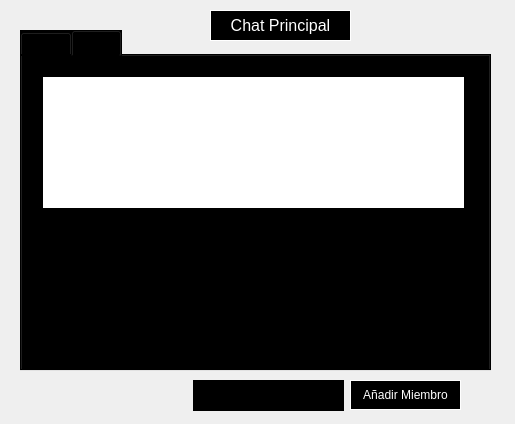
<?xml version="1.0" encoding="UTF-8"?>
<ui version="4.0">
 <class>Frame</class>
 <widget class="QFrame" name="Frame">
  <property name="geometry">
   <rect>
    <x>0</x>
    <y>0</y>
    <width>515</width>
    <height>424</height>
   </rect>
  </property>
  <property name="windowTitle">
   <string>Main Chat</string>
  </property>
  <property name="styleSheet">
   <string notr="true">background-image: url(:/Background/chatbackground.jpg)</string>
  </property>
  <widget class="QLabel" name="label">
   <property name="geometry">
    <rect>
     <x>210</x>
     <y>10</y>
     <width>141</width>
     <height>31</height>
    </rect>
   </property>
   <property name="palette">
    <palette>
     <active>
      <colorrole role="WindowText">
       <brush brushstyle="SolidPattern">
        <color alpha="255">
         <red>255</red>
         <green>255</green>
         <blue>255</blue>
        </color>
       </brush>
      </colorrole>
      <colorrole role="Button">
       <brush brushstyle="SolidPattern">
        <color alpha="255">
         <red>0</red>
         <green>0</green>
         <blue>0</blue>
        </color>
       </brush>
      </colorrole>
      <colorrole role="Light">
       <brush brushstyle="SolidPattern">
        <color alpha="255">
         <red>0</red>
         <green>0</green>
         <blue>0</blue>
        </color>
       </brush>
      </colorrole>
      <colorrole role="Midlight">
       <brush brushstyle="SolidPattern">
        <color alpha="255">
         <red>0</red>
         <green>0</green>
         <blue>0</blue>
        </color>
       </brush>
      </colorrole>
      <colorrole role="Dark">
       <brush brushstyle="SolidPattern">
        <color alpha="255">
         <red>0</red>
         <green>0</green>
         <blue>0</blue>
        </color>
       </brush>
      </colorrole>
      <colorrole role="Mid">
       <brush brushstyle="SolidPattern">
        <color alpha="255">
         <red>0</red>
         <green>0</green>
         <blue>0</blue>
        </color>
       </brush>
      </colorrole>
      <colorrole role="Text">
       <brush brushstyle="SolidPattern">
        <color alpha="255">
         <red>255</red>
         <green>255</green>
         <blue>255</blue>
        </color>
       </brush>
      </colorrole>
      <colorrole role="BrightText">
       <brush brushstyle="SolidPattern">
        <color alpha="255">
         <red>255</red>
         <green>255</green>
         <blue>255</blue>
        </color>
       </brush>
      </colorrole>
      <colorrole role="ButtonText">
       <brush brushstyle="SolidPattern">
        <color alpha="255">
         <red>255</red>
         <green>255</green>
         <blue>255</blue>
        </color>
       </brush>
      </colorrole>
      <colorrole role="Base">
       <brush brushstyle="SolidPattern">
        <color alpha="255">
         <red>0</red>
         <green>0</green>
         <blue>0</blue>
        </color>
       </brush>
      </colorrole>
      <colorrole role="Window">
       <brush brushstyle="SolidPattern">
        <color alpha="255">
         <red>0</red>
         <green>0</green>
         <blue>0</blue>
        </color>
       </brush>
      </colorrole>
      <colorrole role="Shadow">
       <brush brushstyle="SolidPattern">
        <color alpha="255">
         <red>0</red>
         <green>0</green>
         <blue>0</blue>
        </color>
       </brush>
      </colorrole>
      <colorrole role="AlternateBase">
       <brush brushstyle="SolidPattern">
        <color alpha="255">
         <red>0</red>
         <green>0</green>
         <blue>0</blue>
        </color>
       </brush>
      </colorrole>
      <colorrole role="ToolTipBase">
       <brush brushstyle="SolidPattern">
        <color alpha="255">
         <red>255</red>
         <green>255</green>
         <blue>220</blue>
        </color>
       </brush>
      </colorrole>
      <colorrole role="ToolTipText">
       <brush brushstyle="SolidPattern">
        <color alpha="255">
         <red>0</red>
         <green>0</green>
         <blue>0</blue>
        </color>
       </brush>
      </colorrole>
     </active>
     <inactive>
      <colorrole role="WindowText">
       <brush brushstyle="SolidPattern">
        <color alpha="255">
         <red>255</red>
         <green>255</green>
         <blue>255</blue>
        </color>
       </brush>
      </colorrole>
      <colorrole role="Button">
       <brush brushstyle="SolidPattern">
        <color alpha="255">
         <red>0</red>
         <green>0</green>
         <blue>0</blue>
        </color>
       </brush>
      </colorrole>
      <colorrole role="Light">
       <brush brushstyle="SolidPattern">
        <color alpha="255">
         <red>0</red>
         <green>0</green>
         <blue>0</blue>
        </color>
       </brush>
      </colorrole>
      <colorrole role="Midlight">
       <brush brushstyle="SolidPattern">
        <color alpha="255">
         <red>0</red>
         <green>0</green>
         <blue>0</blue>
        </color>
       </brush>
      </colorrole>
      <colorrole role="Dark">
       <brush brushstyle="SolidPattern">
        <color alpha="255">
         <red>0</red>
         <green>0</green>
         <blue>0</blue>
        </color>
       </brush>
      </colorrole>
      <colorrole role="Mid">
       <brush brushstyle="SolidPattern">
        <color alpha="255">
         <red>0</red>
         <green>0</green>
         <blue>0</blue>
        </color>
       </brush>
      </colorrole>
      <colorrole role="Text">
       <brush brushstyle="SolidPattern">
        <color alpha="255">
         <red>255</red>
         <green>255</green>
         <blue>255</blue>
        </color>
       </brush>
      </colorrole>
      <colorrole role="BrightText">
       <brush brushstyle="SolidPattern">
        <color alpha="255">
         <red>255</red>
         <green>255</green>
         <blue>255</blue>
        </color>
       </brush>
      </colorrole>
      <colorrole role="ButtonText">
       <brush brushstyle="SolidPattern">
        <color alpha="255">
         <red>255</red>
         <green>255</green>
         <blue>255</blue>
        </color>
       </brush>
      </colorrole>
      <colorrole role="Base">
       <brush brushstyle="SolidPattern">
        <color alpha="255">
         <red>0</red>
         <green>0</green>
         <blue>0</blue>
        </color>
       </brush>
      </colorrole>
      <colorrole role="Window">
       <brush brushstyle="SolidPattern">
        <color alpha="255">
         <red>0</red>
         <green>0</green>
         <blue>0</blue>
        </color>
       </brush>
      </colorrole>
      <colorrole role="Shadow">
       <brush brushstyle="SolidPattern">
        <color alpha="255">
         <red>0</red>
         <green>0</green>
         <blue>0</blue>
        </color>
       </brush>
      </colorrole>
      <colorrole role="AlternateBase">
       <brush brushstyle="SolidPattern">
        <color alpha="255">
         <red>0</red>
         <green>0</green>
         <blue>0</blue>
        </color>
       </brush>
      </colorrole>
      <colorrole role="ToolTipBase">
       <brush brushstyle="SolidPattern">
        <color alpha="255">
         <red>255</red>
         <green>255</green>
         <blue>220</blue>
        </color>
       </brush>
      </colorrole>
      <colorrole role="ToolTipText">
       <brush brushstyle="SolidPattern">
        <color alpha="255">
         <red>0</red>
         <green>0</green>
         <blue>0</blue>
        </color>
       </brush>
      </colorrole>
     </inactive>
     <disabled>
      <colorrole role="WindowText">
       <brush brushstyle="SolidPattern">
        <color alpha="255">
         <red>255</red>
         <green>255</green>
         <blue>255</blue>
        </color>
       </brush>
      </colorrole>
      <colorrole role="Button">
       <brush brushstyle="SolidPattern">
        <color alpha="255">
         <red>0</red>
         <green>0</green>
         <blue>0</blue>
        </color>
       </brush>
      </colorrole>
      <colorrole role="Light">
       <brush brushstyle="SolidPattern">
        <color alpha="255">
         <red>0</red>
         <green>0</green>
         <blue>0</blue>
        </color>
       </brush>
      </colorrole>
      <colorrole role="Midlight">
       <brush brushstyle="SolidPattern">
        <color alpha="255">
         <red>0</red>
         <green>0</green>
         <blue>0</blue>
        </color>
       </brush>
      </colorrole>
      <colorrole role="Dark">
       <brush brushstyle="SolidPattern">
        <color alpha="255">
         <red>0</red>
         <green>0</green>
         <blue>0</blue>
        </color>
       </brush>
      </colorrole>
      <colorrole role="Mid">
       <brush brushstyle="SolidPattern">
        <color alpha="255">
         <red>0</red>
         <green>0</green>
         <blue>0</blue>
        </color>
       </brush>
      </colorrole>
      <colorrole role="Text">
       <brush brushstyle="SolidPattern">
        <color alpha="255">
         <red>255</red>
         <green>255</green>
         <blue>255</blue>
        </color>
       </brush>
      </colorrole>
      <colorrole role="BrightText">
       <brush brushstyle="SolidPattern">
        <color alpha="255">
         <red>255</red>
         <green>255</green>
         <blue>255</blue>
        </color>
       </brush>
      </colorrole>
      <colorrole role="ButtonText">
       <brush brushstyle="SolidPattern">
        <color alpha="255">
         <red>255</red>
         <green>255</green>
         <blue>255</blue>
        </color>
       </brush>
      </colorrole>
      <colorrole role="Base">
       <brush brushstyle="SolidPattern">
        <color alpha="255">
         <red>0</red>
         <green>0</green>
         <blue>0</blue>
        </color>
       </brush>
      </colorrole>
      <colorrole role="Window">
       <brush brushstyle="SolidPattern">
        <color alpha="255">
         <red>0</red>
         <green>0</green>
         <blue>0</blue>
        </color>
       </brush>
      </colorrole>
      <colorrole role="Shadow">
       <brush brushstyle="SolidPattern">
        <color alpha="255">
         <red>0</red>
         <green>0</green>
         <blue>0</blue>
        </color>
       </brush>
      </colorrole>
      <colorrole role="AlternateBase">
       <brush brushstyle="SolidPattern">
        <color alpha="255">
         <red>0</red>
         <green>0</green>
         <blue>0</blue>
        </color>
       </brush>
      </colorrole>
      <colorrole role="ToolTipBase">
       <brush brushstyle="SolidPattern">
        <color alpha="255">
         <red>255</red>
         <green>255</green>
         <blue>220</blue>
        </color>
       </brush>
      </colorrole>
      <colorrole role="ToolTipText">
       <brush brushstyle="SolidPattern">
        <color alpha="255">
         <red>0</red>
         <green>0</green>
         <blue>0</blue>
        </color>
       </brush>
      </colorrole>
     </disabled>
    </palette>
   </property>
   <property name="font">
    <font>
     <pointsize>7</pointsize>
    </font>
   </property>
   <property name="styleSheet">
    <string notr="true">background: none;
background-color: black;
border-style: solid;
border-color: white;
border-width: 1px;
color: white;</string>
   </property>
   <property name="text">
    <string>&lt;html&gt;&lt;head/&gt;&lt;body&gt;&lt;p&gt;&lt;span style=&quot; font-size:12pt; color:#ffffff;&quot;&gt;Chat Principal&lt;/span&gt;&lt;/p&gt;&lt;/body&gt;&lt;/html&gt;</string>
   </property>
   <property name="alignment">
    <set>Qt::AlignCenter</set>
   </property>
  </widget>
  <widget class="QTabWidget" name="tabWidget">
   <property name="geometry">
    <rect>
     <x>20</x>
     <y>30</y>
     <width>471</width>
     <height>341</height>
    </rect>
   </property>
   <property name="styleSheet">
    <string notr="true">background: none;
background-color: black;</string>
   </property>
   <property name="currentIndex">
    <number>1</number>
   </property>
   <widget class="QWidget" name="tabChat">
    <attribute name="title">
     <string>Chat</string>
    </attribute>
    <widget class="QScrollArea" name="ChatBody">
     <property name="geometry">
      <rect>
       <x>10</x>
       <y>10</y>
       <width>441</width>
       <height>291</height>
      </rect>
     </property>
     <property name="styleSheet">
      <string notr="true"/>
     </property>
     <property name="widgetResizable">
      <bool>true</bool>
     </property>
     <widget class="QWidget" name="scrollAreaWidgetContents">
      <property name="geometry">
       <rect>
        <x>0</x>
        <y>0</y>
        <width>439</width>
        <height>289</height>
       </rect>
      </property>
      <layout class="QVBoxLayout" name="verticalLayout">
       <item>
        <layout class="QVBoxLayout" name="MainLayout">
         <property name="sizeConstraint">
          <enum>QLayout::SetFixedSize</enum>
         </property>
        </layout>
       </item>
      </layout>
     </widget>
    </widget>
   </widget>
   <widget class="QWidget" name="tabLogs">
    <attribute name="title">
     <string>Logs</string>
    </attribute>
    <widget class="QScrollArea" name="scrollArea">
     <property name="geometry">
      <rect>
       <x>10</x>
       <y>10</y>
       <width>441</width>
       <height>151</height>
      </rect>
     </property>
     <property name="widgetResizable">
      <bool>true</bool>
     </property>
     <widget class="QWidget" name="scrollAreaWidgetContents_2">
      <property name="geometry">
       <rect>
        <x>0</x>
        <y>0</y>
        <width>439</width>
        <height>149</height>
       </rect>
      </property>
      <widget class="QWidget" name="verticalLayoutWidget">
       <property name="geometry">
        <rect>
         <x>10</x>
         <y>10</y>
         <width>421</width>
         <height>131</height>
        </rect>
       </property>
       <layout class="QVBoxLayout" name="verticalLayout_2">
        <item>
         <widget class="QLabel" name="drwGeneralChatsLog">
          <property name="styleSheet">
           <string notr="true">background: none;
background-color: white;</string>
          </property>
          <property name="text">
           <string/>
          </property>
         </widget>
        </item>
       </layout>
      </widget>
     </widget>
    </widget>
    <widget class="QTextEdit" name="txtGeneralChatLogs">
     <property name="geometry">
      <rect>
       <x>10</x>
       <y>170</y>
       <width>441</width>
       <height>121</height>
      </rect>
     </property>
     <property name="styleSheet">
      <string notr="true">color: white;</string>
     </property>
     <property name="readOnly">
      <bool>true</bool>
     </property>
    </widget>
   </widget>
  </widget>
  <widget class="QPushButton" name="btnAddChatter">
   <property name="geometry">
    <rect>
     <x>350</x>
     <y>380</y>
     <width>111</width>
     <height>30</height>
    </rect>
   </property>
   <property name="styleSheet">
    <string notr="true">QPushButton {
	background: none;
	background-color: black;
	border-style: solid;
	border-width: 1px;
	border-color: white;
	color: white;
}

QPushButton:hover {
	background-color: white;
	border-color: black;
	color: black;
}</string>
   </property>
   <property name="text">
    <string>Añadir Miembro</string>
   </property>
  </widget>
  <widget class="QTextEdit" name="txtNewUserName">
   <property name="geometry">
    <rect>
     <x>193</x>
     <y>380</y>
     <width>151</width>
     <height>31</height>
    </rect>
   </property>
   <property name="styleSheet">
    <string notr="true">background: none;
background-color: black;
color: white;</string>
   </property>
  </widget>
 </widget>
 <resources>
  <include location="Resources/ChatterBackground.qrc"/>
 </resources>
 <connections/>
</ui>
